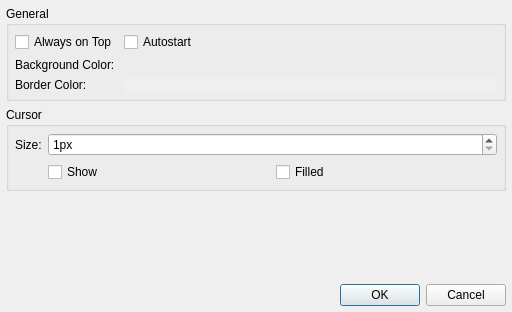
<?xml version="1.0" encoding="UTF-8"?>
<ui version="4.0">
 <class>Qtilities::DialogPrefs</class>
 <widget class="QDialog" name="Qtilities::DialogPrefs">
  <property name="geometry">
   <rect>
    <x>0</x>
    <y>0</y>
    <width>512</width>
    <height>312</height>
   </rect>
  </property>
  <layout class="QVBoxLayout" name="layout">
   <property name="sizeConstraint">
    <enum>QLayout::SetNoConstraint</enum>
   </property>
   <property name="leftMargin">
    <number>6</number>
   </property>
   <property name="topMargin">
    <number>6</number>
   </property>
   <property name="rightMargin">
    <number>6</number>
   </property>
   <property name="bottomMargin">
    <number>6</number>
   </property>
   <item>
    <widget class="QGroupBox" name="gbxGeneral">
     <property name="title">
      <string>General</string>
     </property>
     <layout class="QGridLayout" name="layGeneral">
      <property name="sizeConstraint">
       <enum>QLayout::SetNoConstraint</enum>
      </property>
      <property name="leftMargin">
       <number>6</number>
      </property>
      <property name="topMargin">
       <number>6</number>
      </property>
      <property name="rightMargin">
       <number>6</number>
      </property>
      <property name="bottomMargin">
       <number>6</number>
      </property>
      <item row="2" column="0">
       <widget class="QLabel" name="lblBgColorTxt">
        <property name="sizePolicy">
         <sizepolicy hsizetype="Fixed" vsizetype="Preferred">
          <horstretch>0</horstretch>
          <verstretch>0</verstretch>
         </sizepolicy>
        </property>
        <property name="text">
         <string>Background Color:</string>
        </property>
       </widget>
      </item>
      <item row="3" column="0">
       <widget class="QLabel" name="lblBdColorTxt">
        <property name="sizePolicy">
         <sizepolicy hsizetype="Fixed" vsizetype="Preferred">
          <horstretch>0</horstretch>
          <verstretch>0</verstretch>
         </sizepolicy>
        </property>
        <property name="text">
         <string>Border Color:</string>
        </property>
       </widget>
      </item>
      <item row="0" column="0">
       <widget class="QCheckBox" name="chkAlwaysOnTop">
        <property name="text">
         <string>Always on Top</string>
        </property>
       </widget>
      </item>
      <item row="0" column="1" colspan="2">
       <widget class="QCheckBox" name="chkAutostart">
        <property name="text">
         <string>Autostart</string>
        </property>
       </widget>
      </item>
      <item row="2" column="1" colspan="2">
       <widget class="Qtilities::LiteButton" name="lbnBgColor">
        <property name="alignment">
         <set>Qt::AlignCenter</set>
        </property>
       </widget>
      </item>
      <item row="3" column="1" colspan="2">
       <widget class="Qtilities::LiteButton" name="lbnBdColor">
        <property name="autoFillBackground">
         <bool>true</bool>
        </property>
        <property name="alignment">
         <set>Qt::AlignCenter</set>
        </property>
       </widget>
      </item>
     </layout>
    </widget>
   </item>
   <item>
    <widget class="QGroupBox" name="gbxCursor">
     <property name="title">
      <string>Cursor</string>
     </property>
     <layout class="QGridLayout" name="layCursor">
      <property name="sizeConstraint">
       <enum>QLayout::SetNoConstraint</enum>
      </property>
      <property name="leftMargin">
       <number>6</number>
      </property>
      <property name="topMargin">
       <number>6</number>
      </property>
      <property name="rightMargin">
       <number>6</number>
      </property>
      <property name="bottomMargin">
       <number>6</number>
      </property>
      <property name="horizontalSpacing">
       <number>6</number>
      </property>
      <item row="0" column="0">
       <widget class="QLabel" name="lblCursorSize">
        <property name="sizePolicy">
         <sizepolicy hsizetype="Fixed" vsizetype="Preferred">
          <horstretch>0</horstretch>
          <verstretch>0</verstretch>
         </sizepolicy>
        </property>
        <property name="text">
         <string>Size:</string>
        </property>
       </widget>
      </item>
      <item row="1" column="2">
       <widget class="QCheckBox" name="chkCursorFilled">
        <property name="text">
         <string>Filled</string>
        </property>
       </widget>
      </item>
      <item row="0" column="1" colspan="2">
       <widget class="QSpinBox" name="sbxCursorSize">
        <property name="sizePolicy">
         <sizepolicy hsizetype="Expanding" vsizetype="Fixed">
          <horstretch>0</horstretch>
          <verstretch>0</verstretch>
         </sizepolicy>
        </property>
        <property name="suffix">
         <string>px</string>
        </property>
        <property name="minimum">
         <number>1</number>
        </property>
        <property name="maximum">
         <number>100</number>
        </property>
       </widget>
      </item>
      <item row="1" column="1">
       <widget class="QCheckBox" name="chkShowCursor">
        <property name="text">
         <string>Show</string>
        </property>
       </widget>
      </item>
     </layout>
    </widget>
   </item>
   <item>
    <spacer name="verticalSpacer">
     <property name="orientation">
      <enum>Qt::Vertical</enum>
     </property>
     <property name="sizeHint" stdset="0">
      <size>
       <width>20</width>
       <height>40</height>
      </size>
     </property>
    </spacer>
   </item>
   <item>
    <widget class="QDialogButtonBox" name="buttonBox">
     <property name="orientation">
      <enum>Qt::Horizontal</enum>
     </property>
     <property name="standardButtons">
      <set>QDialogButtonBox::Cancel|QDialogButtonBox::Ok</set>
     </property>
    </widget>
   </item>
  </layout>
 </widget>
 <customwidgets>
  <customwidget>
   <class>Qtilities::LiteButton</class>
   <extends>QLabel</extends>
   <header>src/litebutton.hpp</header>
  </customwidget>
 </customwidgets>
 <resources/>
 <connections/>
</ui>
